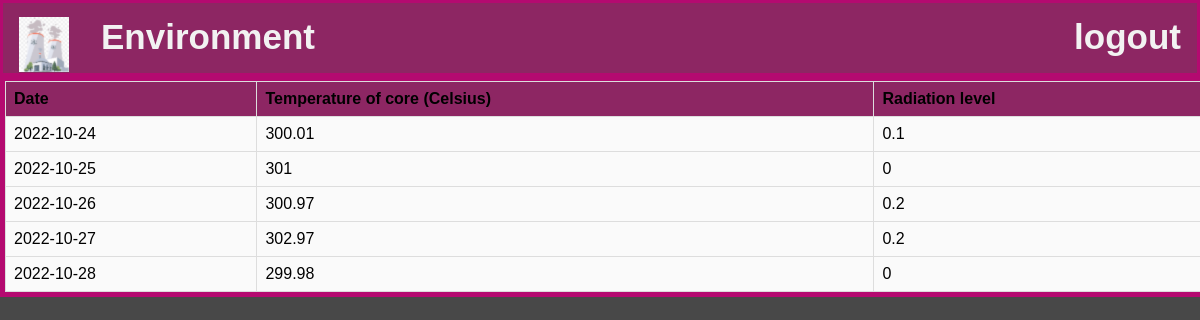
Screenshot of /environment.php (signed in) with the database file from the repository.
### tables this page shows
CREATE TABLE `environment` (
  `DATE` date NOT NULL,
  `TEMPERATURE_OF_CORE(CELSIUS)` float NOT NULL,
  `RADIATION_LEVEL` float NOT NULL
);

### environment.php (the view, shortened to what this page needs)
<html>
    <head>
</head>
<body>
<div class="topnav">
            <a class="active" href="home.html"><img src="My project.png"></a>
            <a href="environment.php">Environment</a>
            <div class="topnav-right">
              <a href="logout.php">logout</a>
            </div>
          </div>
    <?php
$con = mysqli_connect("localhost","root","","nuclear_power_plant_management");
$var=mysqli_query($con,"select * from environment");
echo "<table border size=10>";
echo "<tr>
<th>Date</th>
<th>Temperature of core (Celsius)</th>
<th>Radiation level</th>
</tr>";
if(mysqli_num_rows($var)>0){
    while($arr=mysqli_fetch_row($var))
    { echo "<tr>
    <td>$arr[0]</td>
    <td>$arr[1]</td>
    <td>$arr[2]</td>
    </tr>";}
    echo "</table>";
}
?>
</body>
</html>

### environment.php (style rules this page uses)
body { margin: 0; font-family: Arial, Helvetica, sans-serif; background: #484848; }
.topnav { overflow: hidden; background-color:#8d2663; height: 70px; border: 3px solid #b40a70; }
.topnav a { float: left; color: #f2f2f2; text-align: center; padding: 14px 16px; text-decoration: none; font-size: 35px; font-weight: bold; }
.topnav-right { float: right; }
table { font-family: arial, sans-serif; border-collapse: collapse; outline:#b40a70 solid 5px; width: 100%; margin:5px ; background: #FAFAFA; }
td, th { border: 1px solid #dddddd; text-align: left; padding: 8px; }
th { background-color:#8d2663; }

### rows the page displays
environment: DATE "2022-10-24", value "300.01", RADIATION_LEVEL "0.1"
environment: DATE "2022-10-25", value "301", RADIATION_LEVEL "0"
environment: DATE "2022-10-26", value "300.97", RADIATION_LEVEL "0.2"
environment: DATE "2022-10-27", value "302.97", RADIATION_LEVEL "0.2"
environment: DATE "2022-10-28", value "299.98", RADIATION_LEVEL "0"
